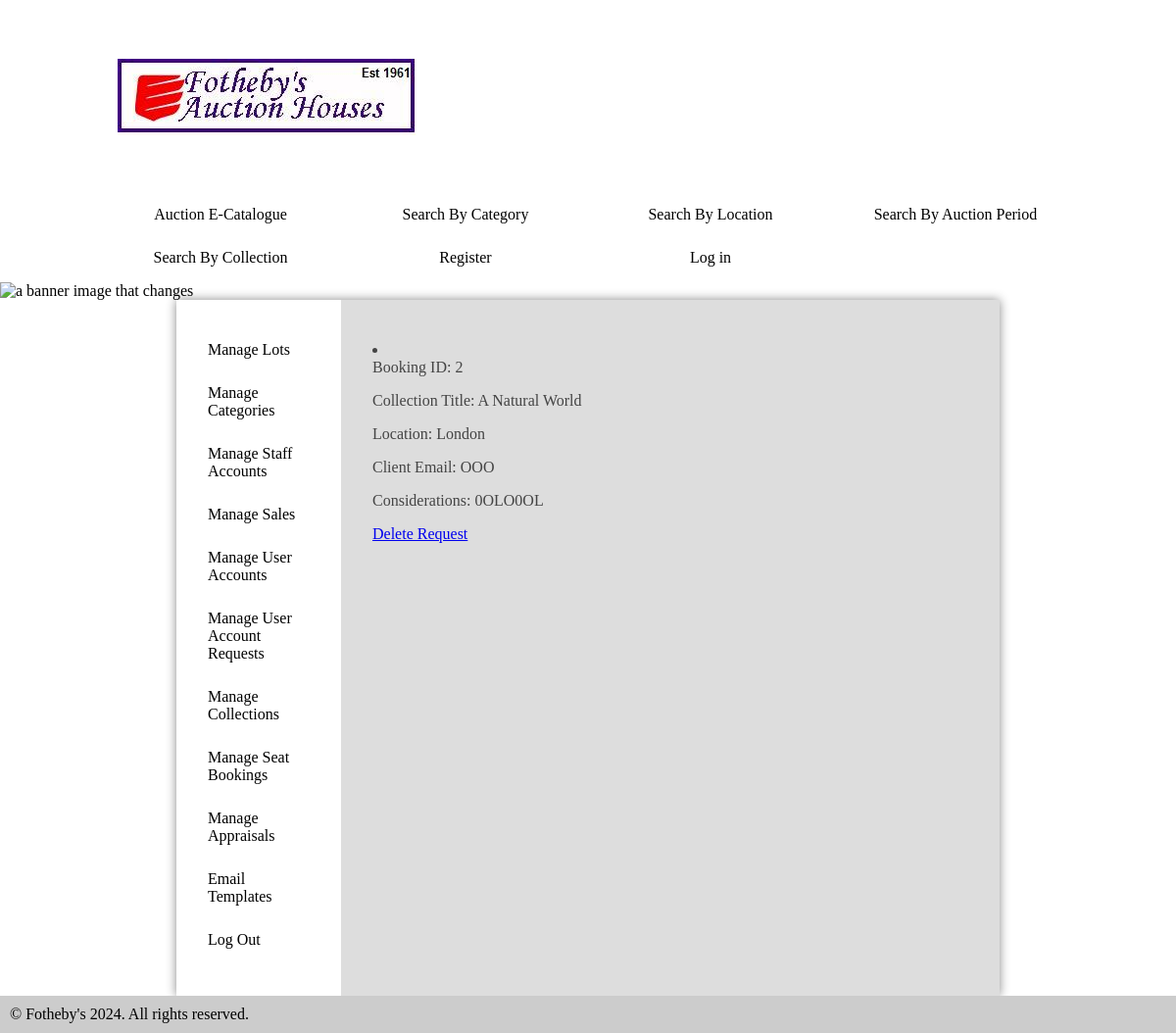
The page /default/public/manageSeatBookings.php on the database its author committed.
### tables this page shows
CREATE TABLE `seatBookingRequests` (
  `bookingID` int(11) NOT NULL AUTO_INCREMENT,
  `collectionTitle` varchar(45) NOT NULL,
  `location` varchar(45) NOT NULL,
  `clientEmail` varchar(45) NOT NULL,
  `considerations` varchar(500) DEFAULT NULL,
  PRIMARY KEY (`bookingID`)
);

### default/public/manageSeatBookings.php (the view, shortened to what this page needs)
<?php
require '../head.php';
require '../nav.php';
require '../sideNavBar.php';
require '../databaseJoin.php';
?>
<article>
	<div>
<?php
	$results = $pdo->query('SELECT * FROM seatBookingRequests');
	foreach ($results as $row) {
		echo  '<li><p> Booking ID: ' . $row['bookingID'] . '</p>';
		echo  '<p> Collection Title: ' . $row['collectionTitle'] .'</p>';
		echo  '<p> Location: ' . $row['location'] . '</p>';
		echo  '<p> Client Email: ' . $row['clientEmail'] . '</p>';
		echo  '<p> Considerations: ' . $row['considerations'] . '</p>';
		echo  '<p><a href = "deleteSeatBooking.php?bookingID='. $row['bookingID'] . '"> Delete Request</a></p></li>';
		}
	echo '</div>';
require '../foot.php';
?>

### default/public/style.css (style rules this page uses)
* { margin: 0; padding: 0; }
html { font-family: 'Oxygen-Regular', times, verdana, sans-serif; }
body { background-color: #fff; }
p, li, h2 { margin-bottom: 1em; }
main > article { display: table-cell; padding: 2em; margin-left: 2em }

### rows shown on the page
seatbookingrequests: bookingID "2", collectionTitle "A Natural World", location "London", clientEmail "OOO", considerations "0OLO0OL"
